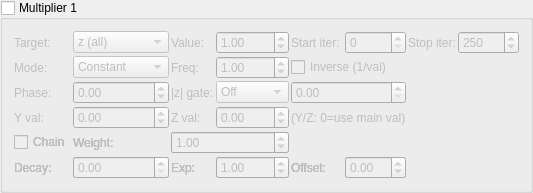
   <widget class="MyGroupBox" name="groupCheck_transf_multiplier_enabled_1_false">
    <property name="title"><string>Multiplier 1</string></property>
    <property name="checkable"><bool>true</bool></property>
    <property name="checked"><bool>false</bool></property>
    <layout class="QGridLayout" name="gridLayout_mult1">
     <property name="spacing"><number>2</number></property>
     <item row="0" column="0">
      <widget class="QLabel"><property name="text"><string>Target:</string></property></widget>
     </item>
     <item row="0" column="1">
      <widget class="MyComboBox" name="comboBox_transf_multiplier_mode_1">
       <item><property name="text"><string notr="true">z (all)</string></property></item>
       <item><property name="text"><string notr="true">z.x</string></property></item>
       <item><property name="text"><string notr="true">z.y</string></property></item>
       <item><property name="text"><string notr="true">z.z</string></property></item>
       <item><property name="text"><string notr="true">DE</string></property></item>
       <item><property name="text"><string notr="true">color</string></property></item>
        <item><property name="text"><string notr="true">z.w</string></property></item>
        <item><property name="text"><string notr="true">z.xy</string></property></item>
        <item><property name="text"><string notr="true">z.xz</string></property></item>
        <item><property name="text"><string notr="true">z.yz</string></property></item>
        <item><property name="text"><string notr="true">color accum</string></property></item>
      </widget>
     </item>
     <item row="0" column="2">
      <widget class="QLabel"><property name="text"><string>Value:</string></property></widget>
     </item>
     <item row="0" column="3">
      <widget class="MyDoubleSpinBox" name="spinbox_transf_multiplier_scale_1">
       <property name="minimum"><double>-100.0</double></property><property name="maximum"><double>100.0</double></property>
       <property name="singleStep"><double>0.01</double></property><property name="value"><double>1.0</double></property>
      </widget>
     </item>
     <item row="0" column="4">
      <widget class="QLabel"><property name="text"><string>Start iter:</string></property></widget>
     </item>
     <item row="0" column="5">
      <widget class="MySpinBox" name="spinboxInt_transf_multiplier_start_iter_1">
       <property name="minimum"><number>0</number></property><property name="maximum"><number>10000</number></property>
       <property name="value"><number>0</number></property>
      </widget>
     </item>
     <item row="0" column="6">
      <widget class="QLabel"><property name="text"><string>Stop iter:</string></property></widget>
     </item>
     <item row="0" column="7">
      <widget class="MySpinBox" name="spinboxInt_transf_multiplier_stop_iter_1">
       <property name="minimum"><number>0</number></property><property name="maximum"><number>10000</number></property>
       <property name="value"><number>250</number></property>
      </widget>
     </item>
      <item row="1" column="0">
       <widget class="QLabel"><property name="text"><string>Mode:</string></property></widget>
      </item>
      <item row="1" column="1">
       <widget class="MyComboBox" name="comboBox_transf_multiplier_value_mode_1">
        <item><property name="text"><string notr="true">Constant</string></property></item>
        <item><property name="text"><string notr="true">Sine</string></property></item>
        <item><property name="text"><string notr="true">Ramp</string></property></item>
        <item><property name="text"><string notr="true">Exponential</string></property></item>
        <item><property name="text"><string notr="true">Triangle</string></property></item>
        <item><property name="text"><string notr="true">Square</string></property></item>
        <item><property name="text"><string notr="true">Smoothstep</string></property></item>
        <item><property name="text"><string notr="true">Noise</string></property></item>
        <item><property name="text"><string notr="true">Ping-pong</string></property></item>
        <item><property name="text"><string notr="true">Stepped</string></property></item>
       </widget>
      </item>
      <item row="1" column="2">
       <widget class="QLabel"><property name="text"><string>Freq:</string></property></widget>
      </item>
      <item row="1" column="3">
       <widget class="MyDoubleSpinBox" name="spinbox_transf_multiplier_frequency_1">
        <property name="minimum"><double>0.01</double></property><property name="maximum"><double>100.0</double></property>
        <property name="singleStep"><double>0.1</double></property><property name="value"><double>1.0</double></property>
       </widget>
      </item>
      <item row="1" column="4" colspan="2">
       <widget class="MyCheckBox" name="checkBox_transf_multiplier_inverse_1">
        <property name="text"><string>Inverse (1/val)</string></property>
       </widget>
      </item>
      <item row="2" column="0">
       <widget class="QLabel"><property name="text"><string>Phase:</string></property></widget>
      </item>
      <item row="2" column="1">
       <widget class="MyDoubleSpinBox" name="spinbox_transf_multiplier_phase_1">
        <property name="minimum"><double>-10.0</double></property><property name="maximum"><double>10.0</double></property>
        <property name="singleStep"><double>0.1</double></property><property name="value"><double>0.0</double></property>
       </widget>
      </item>
      <item row="2" column="2">
       <widget class="QLabel"><property name="text"><string>|z| gate:</string></property></widget>
      </item>
      <item row="2" column="3">
       <widget class="MyComboBox" name="comboBox_transf_multiplier_threshold_mode_1">
        <item><property name="text"><string notr="true">Off</string></property></item>
        <item><property name="text"><string notr="true">&gt; thresh</string></property></item>
        <item><property name="text"><string notr="true">&lt; thresh</string></property></item>
       </widget>
      </item>
      <item row="2" column="4" colspan="2">
       <widget class="MyDoubleSpinBox" name="spinbox_transf_multiplier_threshold_1">
        <property name="minimum"><double>0.0</double></property><property name="maximum"><double>1000.0</double></property>
        <property name="singleStep"><double>0.1</double></property><property name="value"><double>0.0</double></property>
       </widget>
      </item>
      <item row="3" column="0">
       <widget class="QLabel"><property name="text"><string>Y val:</string></property></widget>
      </item>
      <item row="3" column="1">
       <widget class="MyDoubleSpinBox" name="spinbox_transf_multiplier_scale_y_1">
        <property name="minimum"><double>-100.0</double></property><property name="maximum"><double>100.0</double></property>
        <property name="singleStep"><double>0.01</double></property><property name="value"><double>0.0</double></property>
       </widget>
      </item>
      <item row="3" column="2">
       <widget class="QLabel"><property name="text"><string>Z val:</string></property></widget>
      </item>
      <item row="3" column="3">
       <widget class="MyDoubleSpinBox" name="spinbox_transf_multiplier_scale_z_1">
        <property name="minimum"><double>-100.0</double></property><property name="maximum"><double>100.0</double></property>
        <property name="singleStep"><double>0.01</double></property><property name="value"><double>0.0</double></property>
       </widget>
      </item>
      <item row="3" column="4" colspan="2">
       <widget class="QLabel"><property name="text"><string notr="true">(Y/Z: 0=use main val)</string></property></widget>
      </item>
      <item row="4" column="0">
       <widget class="MyCheckBox" name="checkBox_transf_multiplier_chain_5">
        <property name="text"><string>Chain</string></property>
       </widget>
      </item>
      <item row="4" column="1">
       <widget class="QLabel"><property name="text"><string>Weight:</string></property></widget>
      </item>
      <item row="4" column="2" colspan="2">
       <widget class="MyDoubleSpinBox" name="spinbox_transf_multiplier_weight_5">
        <property name="minimum"><double>0.0</double></property><property name="maximum"><double>10.0</double></property>
        <property name="singleStep"><double>0.1</double></property><property name="value"><double>1.0</double></property>
       </widget>
      </item>
      <item row="5" column="0">
       <widget class="QLabel"><property name="text"><string>Decay:</string></property></widget>
      </item>
      <item row="5" column="1">
       <widget class="MyDoubleSpinBox" name="spinbox_transf_multiplier_decay_5">
        <property name="minimum"><double>0.0</double></property><property name="maximum"><double>5.0</double></property>
        <property name="singleStep"><double>0.1</double></property><property name="value"><double>0.0</double></property>
       </widget>
      </item>
      <item row="5" column="2">
       <widget class="QLabel"><property name="text"><string>Exp:</string></property></widget>
      </item>
      <item row="5" column="3">
       <widget class="MyDoubleSpinBox" name="spinbox_transf_multiplier_exponent_5">
        <property name="minimum"><double>0.1</double></property><property name="maximum"><double>10.0</double></property>
        <property name="singleStep"><double>0.1</double></property><property name="value"><double>1.0</double></property>
       </widget>
      </item>
      <item row="5" column="4">
       <widget class="QLabel"><property name="text"><string>Offset:</string></property></widget>
      </item>
      <item row="5" column="5">
       <widget class="MyDoubleSpinBox" name="spinbox_transf_multiplier_offset_5">
        <property name="minimum"><double>-5.0</double></property><property name="maximum"><double>5.0</double></property>
        <property name="singleStep"><double>0.05</double></property><property name="value"><double>0.0</double></property>
       </widget>
      </item>
      <item row="4" column="0">
       <widget class="MyCheckBox" name="checkBox_transf_multiplier_chain_4">
        <property name="text"><string>Chain</string></property>
       </widget>
      </item>
      <item row="4" column="1">
       <widget class="QLabel"><property name="text"><string>Weight:</string></property></widget>
      </item>
      <item row="4" column="2" colspan="2">
       <widget class="MyDoubleSpinBox" name="spinbox_transf_multiplier_weight_4">
        <property name="minimum"><double>0.0</double></property><property name="maximum"><double>10.0</double></property>
        <property name="singleStep"><double>0.1</double></property><property name="value"><double>1.0</double></property>
       </widget>
      </item>
      <item row="5" column="0">
       <widget class="QLabel"><property name="text"><string>Decay:</string></property></widget>
      </item>
      <item row="5" column="1">
       <widget class="MyDoubleSpinBox" name="spinbox_transf_multiplier_decay_4">
        <property name="minimum"><double>0.0</double></property><property name="maximum"><double>5.0</double></property>
        <property name="singleStep"><double>0.1</double></property><property name="value"><double>0.0</double></property>
       </widget>
      </item>
      <item row="5" column="2">
       <widget class="QLabel"><property name="text"><string>Exp:</string></property></widget>
      </item>
      <item row="5" column="3">
       <widget class="MyDoubleSpinBox" name="spinbox_transf_multiplier_exponent_4">
        <property name="minimum"><double>0.1</double></property><property name="maximum"><double>10.0</double></property>
        <property name="singleStep"><double>0.1</double></property><property name="value"><double>1.0</double></property>
       </widget>
      </item>
      <item row="5" column="4">
       <widget class="QLabel"><property name="text"><string>Offset:</string></property></widget>
      </item>
      <item row="5" column="5">
       <widget class="MyDoubleSpinBox" name="spinbox_transf_multiplier_offset_4">
        <property name="minimum"><double>-5.0</double></property><property name="maximum"><double>5.0</double></property>
        <property name="singleStep"><double>0.05</double></property><property name="value"><double>0.0</double></property>
       </widget>
      </item>
      <item row="4" column="0">
       <widget class="MyCheckBox" name="checkBox_transf_multiplier_chain_3">
        <property name="text"><string>Chain</string></property>
       </widget>
      </item>
      <item row="4" column="1">
       <widget class="QLabel"><property name="text"><string>Weight:</string></property></widget>
      </item>
      <item row="4" column="2" colspan="2">
       <widget class="MyDoubleSpinBox" name="spinbox_transf_multiplier_weight_3">
        <property name="minimum"><double>0.0</double></property><property name="maximum"><double>10.0</double></property>
        <property name="singleStep"><double>0.1</double></property><property name="value"><double>1.0</double></property>
       </widget>
      </item>
      <item row="5" column="0">
       <widget class="QLabel"><property name="text"><string>Decay:</string></property></widget>
      </item>
      <item row="5" column="1">
       <widget class="MyDoubleSpinBox" name="spinbox_transf_multiplier_decay_3">
        <property name="minimum"><double>0.0</double></property><property name="maximum"><double>5.0</double></property>
        <property name="singleStep"><double>0.1</double></property><property name="value"><double>0.0</double></property>
       </widget>
      </item>
      <item row="5" column="2">
       <widget class="QLabel"><property name="text"><string>Exp:</string></property></widget>
      </item>
      <item row="5" column="3">
       <widget class="MyDoubleSpinBox" name="spinbox_transf_multiplier_exponent_3">
        <property name="minimum"><double>0.1</double></property><property name="maximum"><double>10.0</double></property>
        <property name="singleStep"><double>0.1</double></property><property name="value"><double>1.0</double></property>
       </widget>
      </item>
      <item row="5" column="4">
       <widget class="QLabel"><property name="text"><string>Offset:</string></property></widget>
      </item>
      <item row="5" column="5">
       <widget class="MyDoubleSpinBox" name="spinbox_transf_multiplier_offset_3">
        <property name="minimum"><double>-5.0</double></property><property name="maximum"><double>5.0</double></property>
        <property name="singleStep"><double>0.05</double></property><property name="value"><double>0.0</double></property>
       </widget>
      </item>
      <item row="4" column="0">
       <widget class="MyCheckBox" name="checkBox_transf_multiplier_chain_2">
        <property name="text"><string>Chain</string></property>
       </widget>
      </item>
      <item row="4" column="1">
       <widget class="QLabel"><property name="text"><string>Weight:</string></property></widget>
      </item>
      <item row="4" column="2" colspan="2">
       <widget class="MyDoubleSpinBox" name="spinbox_transf_multiplier_weight_2">
        <property name="minimum"><double>0.0</double></property><property name="maximum"><double>10.0</double></property>
        <property name="singleStep"><double>0.1</double></property><property name="value"><double>1.0</double></property>
       </widget>
      </item>
      <item row="5" column="0">
       <widget class="QLabel"><property name="text"><string>Decay:</string></property></widget>
      </item>
      <item row="5" column="1">
       <widget class="MyDoubleSpinBox" name="spinbox_transf_multiplier_decay_2">
        <property name="minimum"><double>0.0</double></property><property name="maximum"><double>5.0</double></property>
        <property name="singleStep"><double>0.1</double></property><property name="value"><double>0.0</double></property>
       </widget>
      </item>
      <item row="5" column="2">
       <widget class="QLabel"><property name="text"><string>Exp:</string></property></widget>
      </item>
      <item row="5" column="3">
       <widget class="MyDoubleSpinBox" name="spinbox_transf_multiplier_exponent_2">
        <property name="minimum"><double>0.1</double></property><property name="maximum"><double>10.0</double></property>
        <property name="singleStep"><double>0.1</double></property><property name="value"><double>1.0</double></property>
       </widget>
      </item>
      <item row="5" column="4">
       <widget class="QLabel"><property name="text"><string>Offset:</string></property></widget>
      </item>
      <item row="5" column="5">
       <widget class="MyDoubleSpinBox" name="spinbox_transf_multiplier_offset_2">
        <property name="minimum"><double>-5.0</double></property><property name="maximum"><double>5.0</double></property>
        <property name="singleStep"><double>0.05</double></property><property name="value"><double>0.0</double></property>
       </widget>
      </item>
      <item row="4" column="0">
       <widget class="MyCheckBox" name="checkBox_transf_multiplier_chain_1">
        <property name="text"><string>Chain</string></property>
       </widget>
      </item>
      <item row="4" column="1">
       <widget class="QLabel"><property name="text"><string>Weight:</string></property></widget>
      </item>
      <item row="4" column="2" colspan="2">
       <widget class="MyDoubleSpinBox" name="spinbox_transf_multiplier_weight_1">
        <property name="minimum"><double>0.0</double></property><property name="maximum"><double>10.0</double></property>
        <property name="singleStep"><double>0.1</double></property><property name="value"><double>1.0</double></property>
       </widget>
      </item>
      <item row="5" column="0">
       <widget class="QLabel"><property name="text"><string>Decay:</string></property></widget>
      </item>
      <item row="5" column="1">
       <widget class="MyDoubleSpinBox" name="spinbox_transf_multiplier_decay_1">
        <property name="minimum"><double>0.0</double></property><property name="maximum"><double>5.0</double></property>
        <property name="singleStep"><double>0.1</double></property><property name="value"><double>0.0</double></property>
       </widget>
      </item>
      <item row="5" column="2">
       <widget class="QLabel"><property name="text"><string>Exp:</string></property></widget>
      </item>
      <item row="5" column="3">
       <widget class="MyDoubleSpinBox" name="spinbox_transf_multiplier_exponent_1">
        <property name="minimum"><double>0.1</double></property><property name="maximum"><double>10.0</double></property>
        <property name="singleStep"><double>0.1</double></property><property name="value"><double>1.0</double></property>
       </widget>
      </item>
      <item row="5" column="4">
       <widget class="QLabel"><property name="text"><string>Offset:</string></property></widget>
      </item>
      <item row="5" column="5">
       <widget class="MyDoubleSpinBox" name="spinbox_transf_multiplier_offset_1">
        <property name="minimum"><double>-5.0</double></property><property name="maximum"><double>5.0</double></property>
        <property name="singleStep"><double>0.05</double></property><property name="value"><double>0.0</double></property>
       </widget>
      </item>
    </layout>
   </widget>
